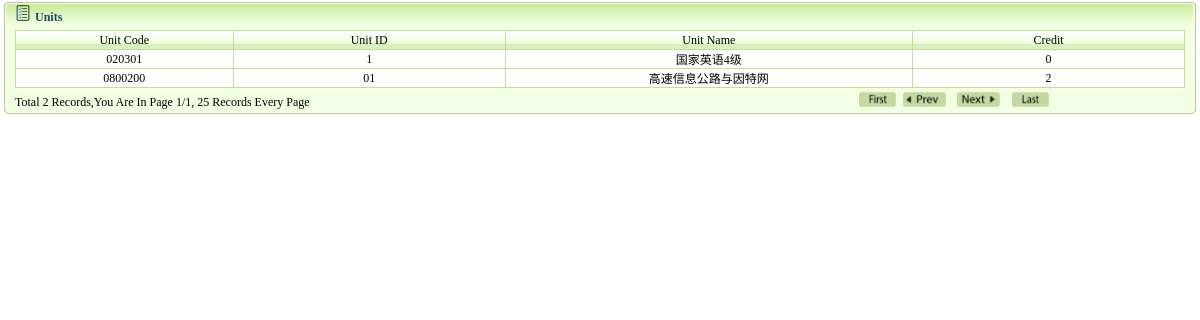
The app's page /plugin/classes/sclasses.php (signed in) with its own data.
### tables this page shows
CREATE TABLE IF NOT EXISTS `plugin_classes_01` (
  `id` int(4) NOT NULL AUTO_INCREMENT,
  `kch` varchar(20) DEFAULT NULL COMMENT '课程号',
  `kxh` varchar(10) DEFAULT NULL COMMENT '课序号',
  `kcm` varchar(80) DEFAULT NULL COMMENT '程名课',
  `ywkcm` varchar(150) DEFAULT NULL COMMENT '文英课程名',
  `xf` varchar(12) DEFAULT NULL COMMENT '分学',
  `kcsx` varchar(20) DEFAULT NULL COMMENT '课程属性',
  PRIMARY KEY (`id`)
);

### plugin/classes/sclasses.php (the view, shortened to what this page needs)
<!DOCTYPE html PUBLIC "-//W3C//DTD XHTML 1.0 Transitional//EN" "http://www.w3.org/TR/xhtml1/DTD/xhtml1-transitional.dtd">
<html xmlns="http://www.w3.org/1999/xhtml">
<head>
</head>
<body>
<table width="100%" border="0" align="center" cellpadding="0" cellspacing="0">
  <tr>
    <td height="30"><table width="100%" border="0" cellspacing="0" cellpadding="0">
      <tr>
        <td width="15" height="30"><img src="images/tab_03.gif" width="15" height="30" /></td>
        <td width="75%" background="images/tab_05.gif"><img src="images/311.gif" width="16" height="16" /> <span class="STYLE4">Units</span></td>
        <td width="25%" background="images/tab_05.gif"></td>
        <td width="14"><img src="images/tab_07.gif" width="14" height="30" /></td>
      </tr>
    </table></td>
  </tr>
  <tr>
    <td><table width="100%" border="0" cellspacing="0" cellpadding="0">
      <tr>
        <td width="9" background="images/tab_12.gif">&nbsp;</td>
        <td bgcolor="#f3ffe3"><table width="99%" border="0" align="center" cellpadding="0" cellspacing="1" bgcolor="#c0de98" onmouseover="changeto()"  onmouseout="changeback()">
          <tr>
            <td width="8%" height="18" background="images/tab_14.gif" class="STYLE1"><div align="center" class="STYLE2 STYLE1">Unit Code</div></td>
            <td width="10%" height="18" background="images/tab_14.gif" class="STYLE1"><div align="center" class="STYLE2 STYLE1">Unit ID</div></td>
            <td width="15%" height="18" background="images/tab_14.gif" class="STYLE1"><div align="center" class="STYLE2 STYLE1">Unit Name</div></td>
            <td width="10%" height="18" background="images/tab_14.gif" class="STYLE1"><div align="center" class="STYLE2 STYLE1">Credit</div></td>
          </tr>
          <?php
          	$page=$_GET['page'];
			include_once 'pageft.php';
			$result=mysql_query("select * from plugin_classes_01 limit $firstcount,$displaypg" );
			while($row=mysql_fetch_row($result)){
			 echo "
			  	<tr>
		           <td height='18' bgcolor='#FFFFFF' class='STYLE2'><div align='center' class='STYLE2 STYLE1'>$row[1]</div></td>
		           <td height='18' bgcolor='#FFFFFF'><div align='center' class='STYLE2 STYLE1'>$row[2]</div></td>
		           <td height='18' bgcolor='#FFFFFF'><div align='center' class='STYLE2 STYLE1'>$row[3]</div></td>
		           <td height='18' bgcolor='#FFFFFF'><div align='center' class='STYLE2 STYLE1'>$row[5]</div></td>
		        </tr>
	          ";
			}
          ?>
        </table></td>
        <td width="9" background="images/tab_16.gif">&nbsp;</td>
      </tr>
    </table></td>
  </tr>
  <tr>
    <td height="29"><table width="100%" border="0" cellspacing="0" cellpadding="0">
      <tr>
        <td width="15" height="29"><img src="images/tab_20.gif" width="15" height="29" /></td>
        <td background="images/tab_21.gif"><table width="100%" border="0" cellspacing="0" cellpadding="0">
          <tr>
            <td width="25%" height="29" nowrap="nowrap"><span class="STYLE1"><?php echo $page_nav;?></span></td>
            <td width="75%" valign="top" class="STYLE1"><div align="right">
              <table width="352" height="20" border="0" cellpadding="0" cellspacing="0">
                <tr>
                  <td width="62" height="22" valign="middle"><div align="right"><?php echo $page_first;?></div></td>
                  <td width="50" height="22" valign="middle"><div align="right"><?php echo $page_up;?></div></td>
                  <td width="54" height="22" valign="middle"><div align="right"><?php echo $page_next;?></div></td>
                  <td width="49" height="22" valign="middle"><div align="right"><?php echo $page_last;?></div></td>
                  <td width="59" height="22" valign="middle"><div align="right"></div></td>
                  <td width="25" height="22" valign="middle"></td>
                  <td width="23" height="22" valign="middle"></td>
                  <td width="30" height="22" valign="middle"></td>
                </tr>
              </table>
            </div></td>
          </tr>
        </table></td>
        <td width="14"><img src="images/tab_22.gif" width="14" height="29" /></td>
      </tr>
    </table></td>
  </tr>
</table>
</body>
</html>

### plugin/classes/sclasses.php (style rules this page uses)
.STYLE1 { font-size: 12px }
.STYLE4 { font-size: 12px; color: #1F4A65; font-weight: bold; }

### records on screen
plugin_classes_01: kch "020301", kxh "1", kcm "国家英语4级", xf "0"
plugin_classes_01: kch "0800200", kxh "01", kcm "高速信息公路与因特网", xf "2"

### other values on screen
$page_nav "Total 2 Records,You Are In Page 1/1, 25 Records Every Page"
